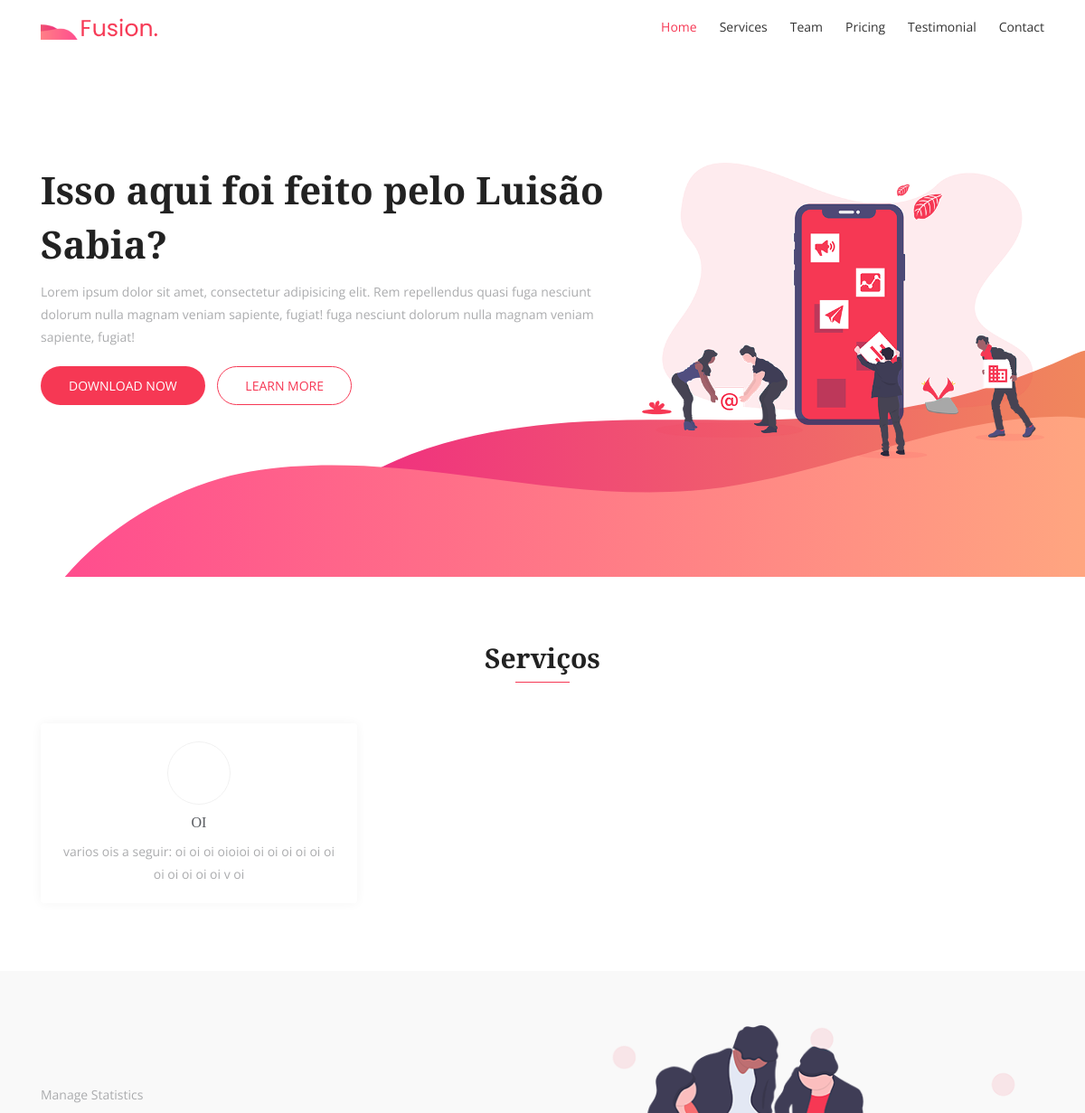
Before: / (upper part) with the older database file.
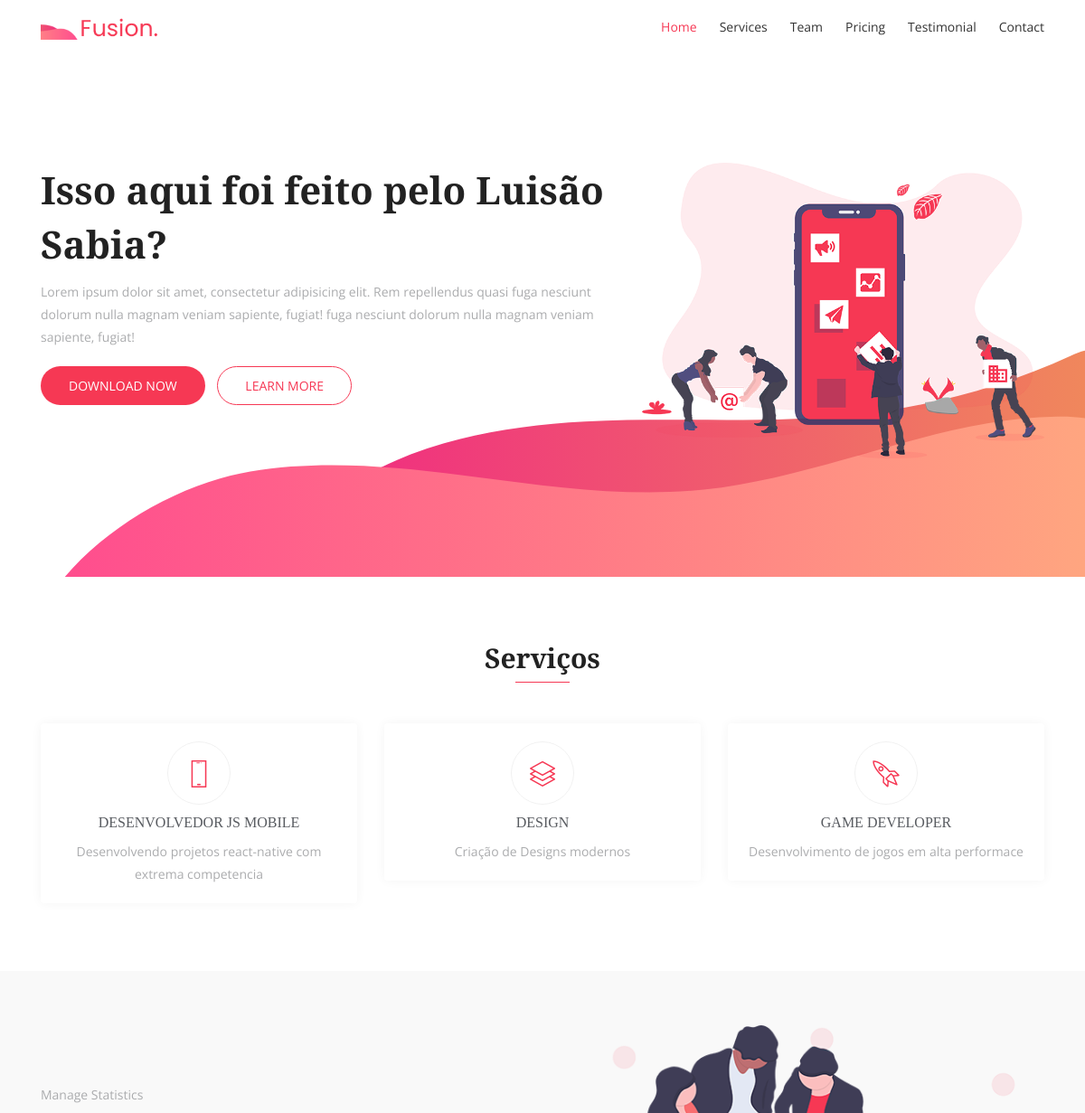
After: the same page with the newer database file.
### home/models.py (models this page shows, shortened)
class Base(models.Model):
    criado = models.DateTimeField('Criação', auto_now_add=True)
    modificado = models.DateTimeField('Modificado', auto_now=True)
    ativo = models.BooleanField(default=True)
    class Meta:
        abstract = True

class Servicos(Base):
    ICONES = (
        ('lni-cog', 'Engrenagem'),
        ('lni-stats-up', 'Grafico'),
        ('lni-users', 'Configurações'),
        ('lni-layers', 'Designer'),
        ('lni-mobile', 'Mobilete'),
        ('lni-rocket', 'Foguetin'),
    )
    titulo = models.CharField(max_length=30)
    descricao = models.CharField(max_length=100)
    icone = models.CharField(max_length=12, choices=ICONES)
    class Meta:
        verbose_name = 'Serviço'
        verbose_name_plural = 'Serviços'

### home/views.py (the view)
# urls.py: path('', IndexView.as_view(), name='home')
class IndexView(TemplateView):
    template_name = 'index.html'
    def get_context_data(self, **kwargs):
        context = super(IndexView, self).get_context_data(**kwargs)
        context['dados_Servicos'] = Servicos.objects.order_by('?').all()
        context['dados_Equipe'] = Equipe.objects.all()
        return context

### home/templates/index.html (shortened to what this page needs)
{% extends 'base.html' %}
{% load static %}
{% block content %}
  <body>
    <header id="header-wrap">
      {% include 'topo.html' %}
      {% include 'heroarea.html' %}
    </header>
    {% include 'service.html' %}
    {% include 'about.html' %}
  </body>
{% endblock %}

### home/templates/base.html (shortened to what this page needs)
{% load static %}
<html lang="en">
<head>
    <link rel="stylesheet" href="{% static 'css/bootstrap.min.css' %}" >
    <link rel="stylesheet" href="{% static 'fonts/line-icons.css' %}">
    <link rel="stylesheet" href="{% static 'css/owl.carousel.min.css' %}">
    <link rel="stylesheet" href="{% static 'css/owl.theme.css' %}">
    <link rel="stylesheet" href="{% static 'css/animate.css' %}">
    <link rel="stylesheet" href="{% static 'css/main.css' %}">
    <link rel="stylesheet" href="{% static 'css/responsive.css' %}">
  </head>
<body>
    {% block content %}
    {% endblock %}
</body>
</html>

### home/templates/topo.html (shortened to what this page needs)
{% load static %}
<nav class="navbar navbar-expand-md bg-inverse fixed-top scrolling-navbar">
        <div class="container">
          <a href="index.html" class="navbar-brand"><img src="{% static 'img/logo.png' %}" alt=""></a>
          <div class="collapse navbar-collapse" id="navbarCollapse">
            <ul class="navbar-nav mr-auto w-100 justify-content-end clearfix">
              <li class="nav-item active">
                <a class="nav-link" href="#hero-area">
                  Home
                </a>
              </li>
              <li class="nav-item">
                <a class="nav-link" href="#services">
                  Services
                </a>
              </li>
              <li class="nav-item">
                <a class="nav-link" href="#team">
                  Team
                </a>
              </li>
              <li class="nav-item">
                <a class="nav-link" href="#pricing">
                  Pricing
                </a>
              </li>
              <li class="nav-item">
                <a class="nav-link" href="#testimonial">
                  Testimonial
                </a>
              </li>
              <li class="nav-item">
                <a class="nav-link" href="#contact">
                  Contact
                </a>
              </li>
            </ul>
          </div>
        </div>
      </nav>

### home/templates/heroarea.html
{% load static %}
<div id="hero-area" class="hero-area-bg">
        <div class="container">
          <div class="row">
            <div class="col-lg-7 col-md-12 col-sm-12 col-xs-12">
              <div class="contents">
                <h2 class="head-title">Isso aqui foi feito pelo Luisão<br>Sabia?</h2>
                <p>Lorem ipsum dolor sit amet, consectetur adipisicing elit. Rem repellendus quasi fuga nesciunt dolorum nulla magnam veniam sapiente, fugiat! fuga nesciunt dolorum nulla magnam veniam sapiente, fugiat!</p>
                <div class="header-button">
                  <a href="#" class="btn btn-common">Download Now</i></a>
                  <a href="#" class="btn btn-border video-popup">Learn More</i></a>
                </div>
              </div>
            </div>
            <div class="col-lg-5 col-md-12 col-sm-12 col-xs-12">
              <div class="intro-img">
                <img class="img-fluid" src="{% static 'img/intro-mobile.png' %}" alt="">
              </div>
            </div>
          </div>
        </div>
      </div>

### home/templates/service.html (shortened to what this page needs)
{% load static %}
<section id="services" class="section-padding">
      <div class="container">
        <div class="section-header text-center">
          <h2 class="section-title wow fadeInDown" data-wow-delay="0.3s">Serviços</h2>
          <div class="shape wow fadeInDown" data-wow-delay="0.3s"></div>
        </div>
        <div class="row">
          {% for linhas in dados_Servicos %}
          <div class="col-md-6 col-lg-4 col-xs-12">
            <div class="services-item wow fadeInRight" data-wow-delay="0.3s">
              <div class="icon">
                <i class="{{ linhas.icone }}"></i>
              </div>
              <div class="services-content">
                <h3><a href="#">{{ linhas.titulo }}</a></h3>
                <p>
                  {{linhas.descricao}}
                </p>
              </div>
            </div>
          </div>
          {% endfor %}
        </div>
      </div>
    </section>

### home/templates/about.html (shortened to what this page needs)
{% load static %}
<div class="about-area section-padding bg-gray">
      <div class="container">
        <div class="row">
          <div class="col-lg-6 col-md-12 col-xs-12 info">
            <div class="about-wrapper wow fadeInLeft" data-wow-delay="0.3s">
              <div>
                <div class="site-heading">
                  <p class="mb-3">Manage Statistics</p>
                </div>
              </div>
            </div>
          </div>
          <div class="col-lg-6 col-md-12 col-xs-12 wow fadeInRight" data-wow-delay="0.3s">
            <img class="img-fluid" src="{% static 'img/about/img-1.png' %}" alt="" >
          </div>
        </div>
      </div>
    </div>

### home/templates/feature.html (shortened to what this page needs)
{% load static %}

### home/templates/team.html (shortened to what this page needs)
{% load static %}

### home/templates/pricing.html (shortened to what this page needs)
{% load static %}

### home/templates/testmonial.html (shortened to what this page needs)
{% load static %}

### home/templates/action.html (shortened to what this page needs)
{% load static %}

### home/templates/contact.html (shortened to what this page needs)
{% load static %}

### home/templates/footer.html (shortened to what this page needs)
{% load static %}

### home/static/css/main.css (style rules this page uses)
html { overflow-x: hidden; }
body { background: #fff; font-size: 14px; font-weight: 400; font-family: 'Open Sans', sans-serif; -webkit-box-sizing: border-box; -moz-box-sizing: border-box; box-sizing: border-box; -webkit-font-smoothing: subpixel-antialiased; color: #abacae; line-height: 25px; -webkit-backface-visibility: hidden; backface-visibility: hidden; overflow-x: hidden; }
h1, h2, h3, h4 { font-size: 38px; color: #222222; font-weight: 700; font-family: 'Arvo', serif; }
a { -webkit-transition: all 0.2s linear; -moz-transition: all 0.2s linear; -o-transition: all 0.2s linear; transition: all 0.2s linear; }
p { font-weight: 400; font-family: 'Open Sans', sans-serif; margin: 0px; font-size: 14px; }
ul, ol { list-style: outside none none; margin: 0; padding: 0; }
ul li, ol li { list-style: none; }
.section-header { margin-bottom: 30px; }
.section-title { font-size: 30px; color: #222222; display: inline-block; font-weight: 700; position: relative; }
.shape { height: 1px; margin: 0 auto 30px; position: relative; width: 60px; background-color: #F63854; }
.bg-gray { background: #f9f9f9; }
.btn { font-size: 14px; padding: 10px 30px; cursor: pointer; font-weight: 400; color: #fff; border-radius: 30px; -webkit-transition: all 0.2s linear; -moz-transition: all 0.2s linear; -o-transition: all 0.2s linear; transition: all 0.2s linear; display: inline-block; }
.btn-common { background-color: #F63854; position: relative; z-index: 1; text-transform: uppercase; }
.btn-border { color: #F63854; background-color: transparent; border: 1px solid #F63854; border-radius: 30px; text-transform: uppercase; }
.section-padding { padding: 60px 0; }
.services-item { padding: 20px; border-radius: 4px; text-align: center; margin: 15px 0; box-shadow: 0 0 12px #F4F4F4; transition: all 0.3s ease-in-out 0s; -moz-transition: all 0.3s ease-in-out 0s; -webkit-transition: all 0.3s ease-in-out 0s; -o-transition: all 0.3s ease-in-out 0s; }
.services-item .icon { border: 1px solid #f1f1f1; width: 70px; height: 70px; border-radius: 50%; margin: 0 auto; transition: all 0.3s ease-in-out 0s; -moz-transition: all 0.3s ease-in-out 0s; -webkit-transition: all 0.3s ease-in-out 0s; -o-transition: all 0.3s ease-in-out 0s; }
.services-item .icon i { font-size: 30px; color: #F63854; line-height: 70px; transition: all 0.3s ease-in-out 0s; -moz-transition: all 0.3s ease-in-out 0s; -webkit-transition: all 0.3s ease-in-out 0s; -o-transition: all 0.3s ease-in-out 0s; }
.services-item .services-content h3 { margin-top: 10px; font-weight: 500; text-transform: uppercase; margin-bottom: 10px; }
.services-item .services-content h3 a { font-size: 16px; color: #585b60; }
.about-area .about-wrapper { height: 100%; width: 100%; display: table; }
.about-area .about-wrapper > div { vertical-align: middle; display: table-cell; }
.about-area img { border-radius: 4px; }
.navbar-brand { position: relative; padding: 0px; }
.navbar-brand img { width: 70%; }
.navbar-expand-md .navbar-nav .nav-item { padding-left: 25px; }
.navbar-expand-md .navbar-nav .nav-link { color: #333; font-weight: 400; padding: 7px 0; cursor: pointer; position: relative; background: transparent; -webkit-transition: all 0.3s ease-in-out; -moz-transition: all 0.3s ease-in-out; transition: all 0.3s ease-in-out; }
.navbar-expand-md .navbar-nav .nav-link:before { background-color: #F63854; content: ''; display: block; height: 2px; position: absolute; margin: 0 auto; width: 0; top: 35px; left: 0; right: 0; bottom: 0; transition: width 1s; -ms-transition: width 1s; -webkit-transition: width 1s; }
.navbar-expand-md .navbar-nav .active > .nav-link, .navbar-expand-md .navbar-nav .nav-link.active, .navbar-expand-md .navbar-nav .nav-link.open, .navbar-expand-md .navbar-nav .open > .nav-link { color: #F63854 !important; width: 100%; }
.navbar { padding: 10px 0; }
#hero-area { background-image: url(../img/hero-area.svg); background-position: center center; background-repeat: no-repeat; min-height: 650px; position: relative; overflow: hidden; padding: 180px 0 80px; }
#hero-area .contents .head-title { color: #222222; font-size: 42px; font-weight: 700; line-height: 60px; margin-bottom: 10px; }
#hero-area .contents .header-button { margin-top: 20px; color: #222222; }
#hero-area .contents .header-button .btn { margin-right: 10px; }

Changed rows visible on the page:
added Servicos: titulo "DESENVOLVEDOR JS MOBILE", descricao "Desenvolvendo projetos react-native com extrema competencia"
changed Servicos: icone "ini-cog" → "lni-layers" (drawn); titulo "OI" → "DESIGN"; descricao "varios ois a seguir: oi oi oi oioioi oi oi oi oi oi oi oi oi oi oi oi v oi" → "Criação de Designs modernos"
added Servicos: titulo "GAME DEVELOPER", descricao "Desenvolvimento de jogos em alta performace"
